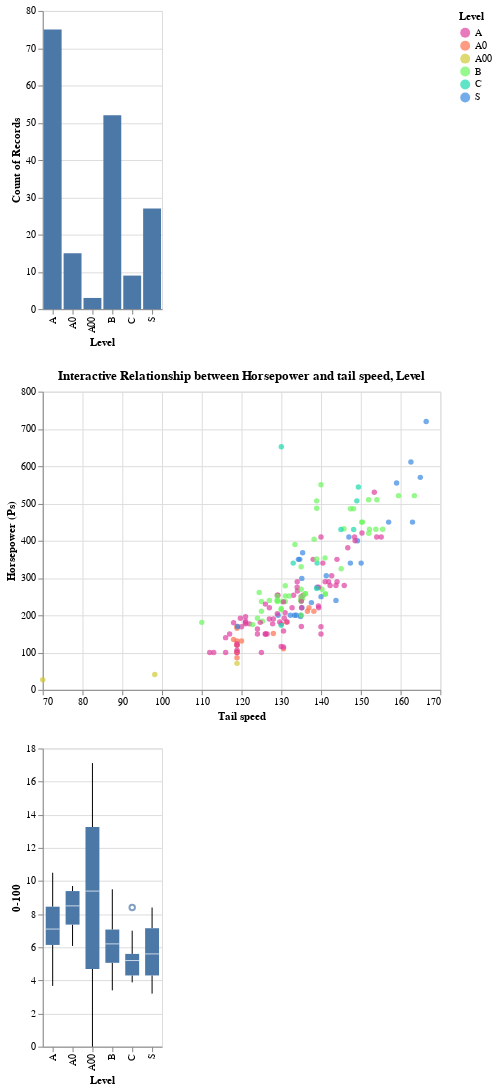

The cell this chart's notebook holds for it:
### Code cell
c&c1&c2

### Figure 1 — Vega-Lite specification as saved in the notebook (floating-point values rounded to 4 significant figures; data arrays with more than 128 entries replaced by an {"elided": "..."} marker saying what was removed)
{"config": {"view": {"continuousWidth": 400, "continuousHeight": 300}}, "vconcat": [{"mark": "bar", "encoding": {"x": {"type": "nominal", "field": "Level"}, "y": {"type": "quantitative", "aggregate": "count"}}, "transform": [{"filter": {"selection": "selector001"}}]}, {"mark": "circle", "encoding": {"color": {"type": "nominal", "field": "Level", "scale": {"scheme": "rainbow"}}, "tooltip": [{"type": "quantitative", "field": "Temp(℃)"}, {"type": "quantitative", "field": "car_displacement_Liter"}], "x": {"type": "quantitative", "field": "Tail speed", "scale": {"zero": false}}, "y": {"type": "quantitative", "field": "Horsepower (Ps)", "scale": {"zero": false}}}, "selection": {"selector001": {"type": "interval"}}, "title": "Interactive Relationship between Horsepower and tail speed, Level "}, {"mark": "boxplot", "encoding": {"x": {"type": "nominal", "field": "Level"}, "y": {"type": "quantitative", "field": "0-100"}}, "transform": [{"filter": {"selection": "selector001"}}]}], "data": {"name": "data-085f370fdb82cccc1c6a151a92d665df"}, "$schema": "https://vega.github.io/schema/vega-lite/v4.8.1.json", "datasets": {"data-085f370fdb82cccc1c6a151a92d665df": {"elided": "181 records"}}}
